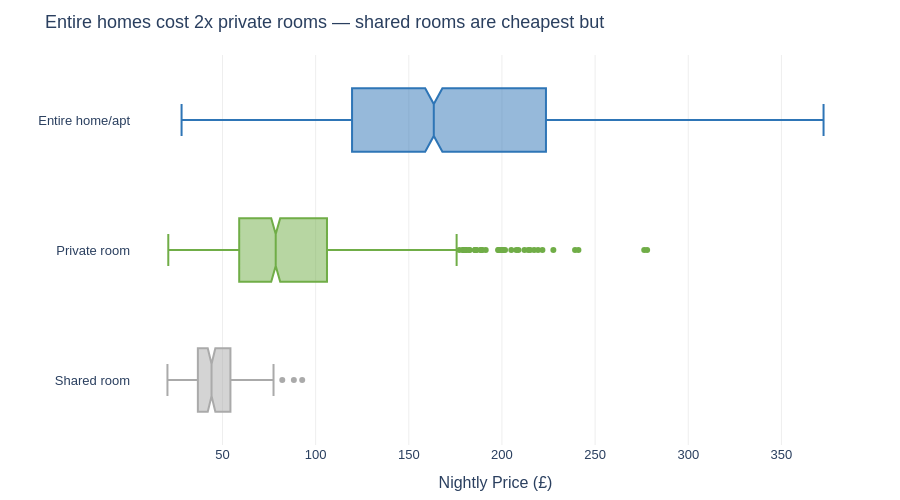

Notebook code for this chart:
### Code cell
# ── IMPROVED: cap, colour by room type with meaning, notched boxes ────────

# Let's improve it: use 95% capped data, used notched boxes. Color is an option here and depends on the context

fig = px.box(
    data_frame=df_cap, 
    y='room_type', x='price',
    color='room_type',
    # Meaningful colour: entire home (most expensive) gets the standout colour
    color_discrete_map={
        'Entire home/apt': '#2E75B6',
        'Private room': '#70AD47',
        'Shared room': '#AAAAAA'
    },
    notched=True,                  # notch shows confidence interval around median
    points='outliers',             # show outliers as individual points
    labels={'price': 'Nightly Price (£)', 'room_type': ''},
    category_orders={'room_type': ['Entire home/apt', 'Private room', 'Shared room']}, height=500
)

fig.update_layout(
    title='Entire homes cost 2x private rooms — shared rooms are cheapest but',
    plot_bgcolor='white', paper_bgcolor='white',
    font=dict(family='Arial', size=13),
    xaxis=dict(gridcolor='#EEEEEE', title='Nightly Price (£)'),
    yaxis=dict(showgrid=False),
    showlegend=False,
    margin=dict(l=60, r=40, t=55, b=40)
)
fig.show()

### Figure 1 — Plotly figure (JSON) as saved in the notebook; plotly's stock layout.template omitted (floating-point values rounded to 4 significant figures; data arrays with more than 128 entries replaced by an {"elided": "..."} marker saying what was removed)
{"data": [{"alignmentgroup": "True", "boxpoints": "outliers", "hovertemplate": "=%{y}<br>Nightly Price (£)=%{x}<extra></extra>", "legendgroup": "Entire home/apt", "marker": {"color": "#2E75B6"}, "name": "Entire home/apt", "notched": true, "offsetgroup": "Entire home/apt", "orientation": "h", "showlegend": true, "type": "box", "x": {"elided": "1251 float values"}, "x0": " ", "xaxis": "x", "y": {"elided": "1251 str values"}, "y0": " ", "yaxis": "y"}, {"alignmentgroup": "True", "boxpoints": "outliers", "hovertemplate": "=%{y}<br>Nightly Price (£)=%{x}<extra></extra>", "legendgroup": "Private room", "marker": {"color": "#70AD47"}, "name": "Private room", "notched": true, "offsetgroup": "Private room", "orientation": "h", "showlegend": true, "type": "box", "x": {"elided": "942 float values"}, "x0": " ", "xaxis": "x", "y": {"elided": "942 str values"}, "y0": " ", "yaxis": "y"}, {"alignmentgroup": "True", "boxpoints": "outliers", "hovertemplate": "=%{y}<br>Nightly Price (£)=%{x}<extra></extra>", "legendgroup": "Shared room", "marker": {"color": "#AAAAAA"}, "name": "Shared room", "notched": true, "offsetgroup": "Shared room", "orientation": "h", "showlegend": true, "type": "box", "x": {"elided": "182 float values"}, "x0": " ", "xaxis": "x", "y": {"elided": "182 str values"}, "y0": " ", "yaxis": "y"}], "layout": {"boxmode": "overlay", "font": {"family": "Arial", "size": 13}, "height": 500, "legend": {"title": {"text": ""}, "tracegroupgap": 0}, "margin": {"b": 40, "l": 60, "r": 40, "t": 55}, "paper_bgcolor": "white", "plot_bgcolor": "white", "showlegend": false, "title": {"text": "Entire homes cost 2x private rooms — shared rooms are cheapest but"}, "xaxis": {"anchor": "y", "domain": [0, 1], "gridcolor": "#EEEEEE", "title": {"text": "Nightly Price (£)"}}, "yaxis": {"anchor": "x", "categoryarray": ["Shared room", "Private room", "Entire home/apt"], "categoryorder": "array", "domain": [0, 1], "showgrid": false, "title": {"text": ""}}}}
